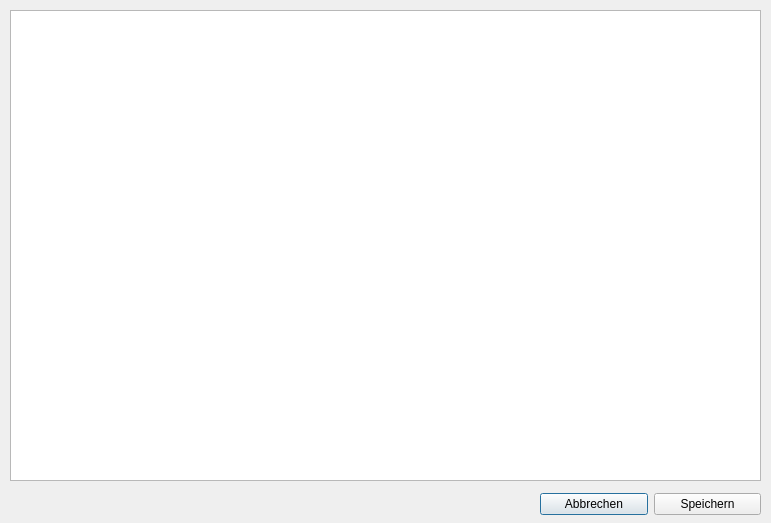
<?xml version="1.0" encoding="UTF-8"?>
<ui version="4.0">
 <class>Dialog_WKZ</class>
 <widget class="QDialog" name="Dialog_WKZ">
  <property name="geometry">
   <rect>
    <x>0</x>
    <y>0</y>
    <width>771</width>
    <height>523</height>
   </rect>
  </property>
  <property name="windowTitle">
   <string>Dialog</string>
  </property>
  <widget class="QListWidget" name="listWidget_wkz">
   <property name="geometry">
    <rect>
     <x>10</x>
     <y>10</y>
     <width>751</width>
     <height>471</height>
    </rect>
   </property>
  </widget>
  <widget class="QWidget" name="">
   <property name="geometry">
    <rect>
     <x>540</x>
     <y>490</y>
     <width>221</width>
     <height>29</height>
    </rect>
   </property>
   <layout class="QHBoxLayout" name="horizontalLayout">
    <item>
     <widget class="QPushButton" name="pushButton_abbrechen">
      <property name="text">
       <string>Abbrechen</string>
      </property>
     </widget>
    </item>
    <item>
     <widget class="QPushButton" name="pushButton_speichern">
      <property name="text">
       <string>Speichern</string>
      </property>
     </widget>
    </item>
   </layout>
  </widget>
 </widget>
 <resources/>
 <connections/>
</ui>
